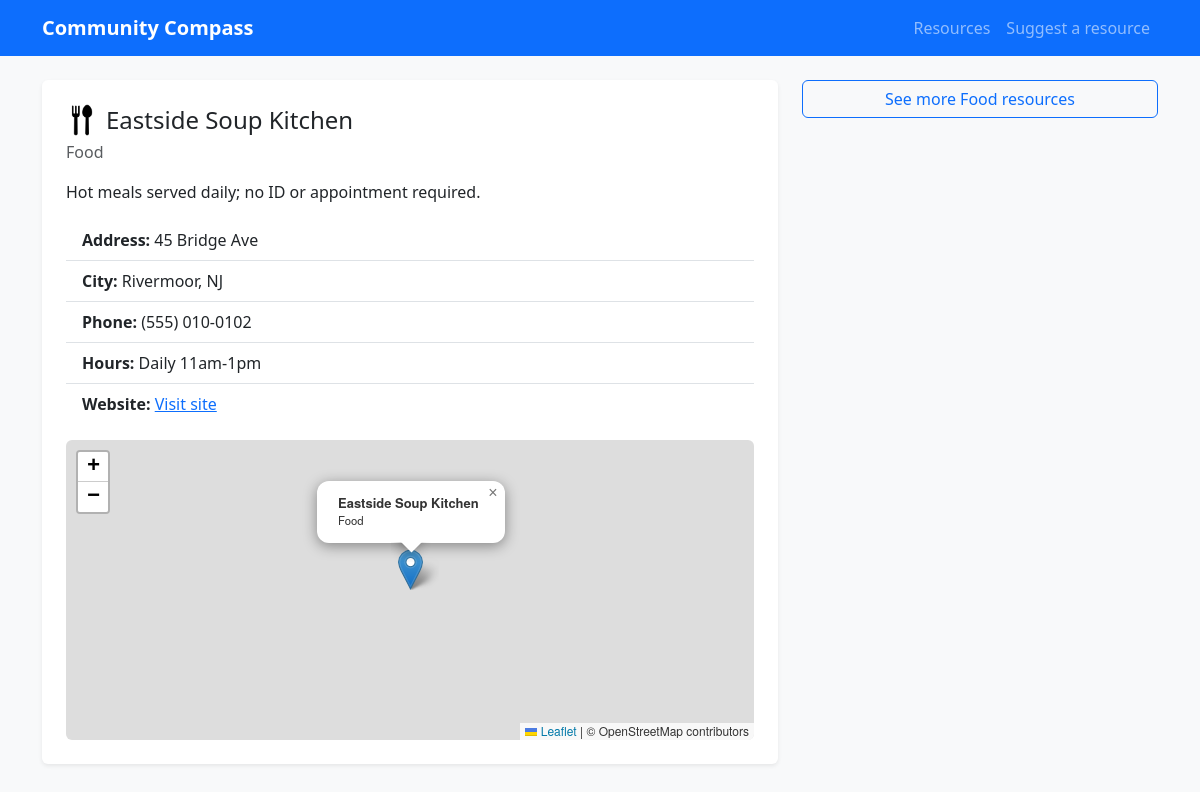
The page /resources/2 on the database its author committed.
### app.py (models this page shows)
class Resource(db.Model):
    id = db.Column(db.Integer, primary_key=True)
    name = db.Column(db.String(150), nullable=False)
    category = db.Column(db.String(50), nullable=False)
    description = db.Column(db.Text)
    address = db.Column(db.String(255))
    city = db.Column(db.String(80))
    state = db.Column(db.String(80))
    phone = db.Column(db.String(50))
    website = db.Column(db.String(255))
    hours = db.Column(db.String(100))
    latitude = db.Column(db.Float)
    longitude = db.Column(db.Float)
    is_approved = db.Column(db.Boolean, nullable=False, default=True)
    @property
    def icon(self):
        return CATEGORIES.get(self.category)

### app.py (the view)
@app.route('/resources/<int:resource_id>')
def resource_detail(resource_id):
    resource = Resource.query.get_or_404(resource_id)
    return render_template('resource_detail.html', resource=resource)

### templates/resource_detail.html (shortened to what this page needs)
{% extends 'base.html' %}
{% block content %}
<div class="row g-4">
    <div class="col-lg-8">
        <div class="card shadow-sm">
            <div class="card-body p-4">
                <div class="d-flex justify-content-between align-items-start">
                    <h2 class="h4 mb-1 d-flex align-items-center gap-2">
                        <img src="{{ url_for('static', filename='icons/' ~ resource.icon ~ '.png') }}" alt="{{ resource.category }} icon" class="resource-icon-lg">
                        <span>{{ resource.name }}</span>
                    </h2>
                </div>
                <p class="text-muted mb-3">{{ resource.category }}</p>
                <p>{{ resource.description }}</p>
                <ul class="list-group list-group-flush mb-3">
                    <li class="list-group-item"><strong>Address:</strong> {{ resource.address or 'Not provided' }}</li>
                    <li class="list-group-item"><strong>City:</strong> {{ resource.city }}, {{ resource.state }}</li>
                    <li class="list-group-item"><strong>Phone:</strong> {{ resource.phone or 'Not provided' }}</li>
                    <li class="list-group-item"><strong>Hours:</strong> {{ resource.hours or 'Not provided' }}</li>
                    {% if resource.website %}
                        <li class="list-group-item"><strong>Website:</strong> <a href="{{ resource.website }}" target="_blank">Visit site</a></li>
                    {% endif %}
                </ul>
                {% if resource.latitude and resource.longitude %}
                    <div id="resource-map" class="rounded" style="height: 300px;"></div>
                {% endif %}
            </div>
        </div>
    </div>
    <div class="col-lg-4">
        <a href="{{ url_for('list_resources', category=resource.category) }}" class="btn btn-outline-primary w-100">
            See more {{ resource.category }} resources
        </a>
    </div>
</div>
{% endblock %}

### static/css/style.css (style rules this page uses)
body { background-color: #f8f9fa; }
.resource-icon-lg { width: 32px; height: 32px; object-fit: contain; flex-shrink: 0; }
.card { border: 0; }

### rows shown on the page
Resource: name "Eastside Soup Kitchen", category "Food", description "Hot meals served daily; no ID or appointment required.", address "45 Bridge Ave", city "Rivermoor", state "NJ", phone "(555) 010-0102", hours "Daily 11am-1pm"
